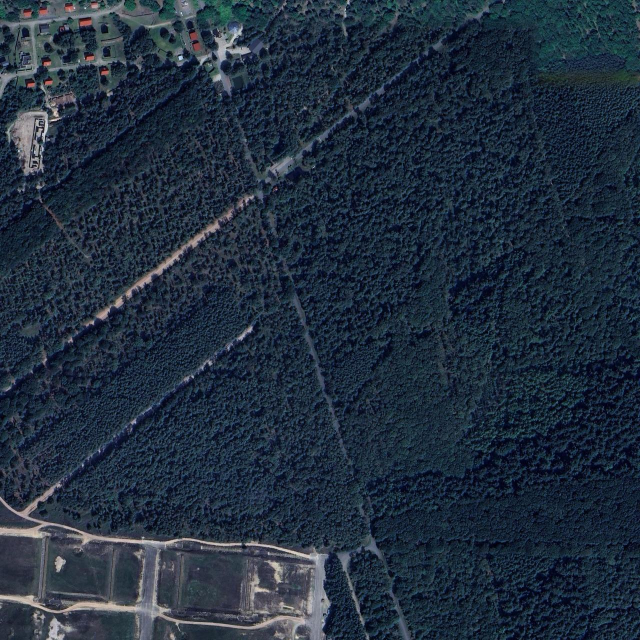
#> input picture high_resolution_image17.jpg, 1280 x 1280 px (shown at 1/2 size)
$ python AstarKeyPoints.py
#> lines starting #> are read from the running program, lines starting #| are printed output that depends on the picture
import cv2
import numpy as np
import matplotlib.pyplot as plt
from collections import deque
import time

startTime = time.time()
img = cv2.imread('high_resolution_image17.jpg')
#> img is the input picture: shape (1280, 1280, 3); mean B, G, R 62.3, 46.6, 33.2
gray = cv2.cvtColor(img, cv2.COLOR_BGR2GRAY)
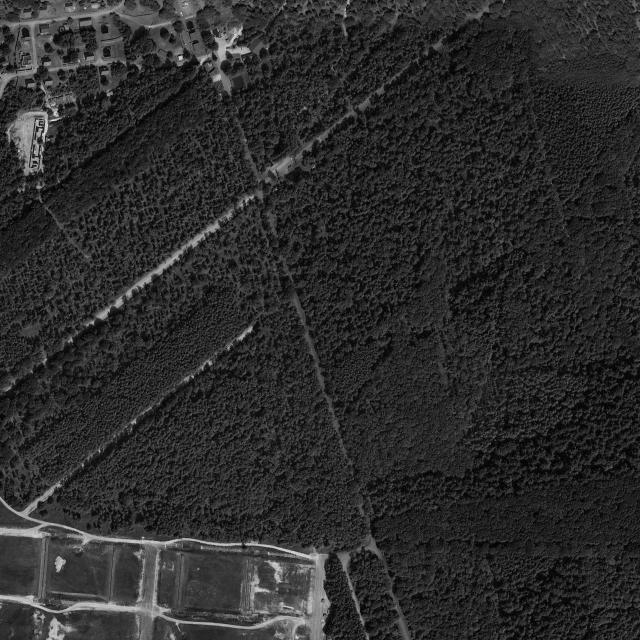
#> gray: shape (1280, 1280) (shown at 1/2 size); min 0, max 245, mean 44.4

# [18 lines of commented-out code are left out]

akaze = cv2.AKAZE_create()
keypoints, descriptors = akaze.detectAndCompute(img, None)
#> keypoints = 4103 keypoints; strongest (x, y, size): (120, 1126, 16.1), (361, 115, 5.7), (205, 629, 16.1), (237, 606, 11.4)
kp_image = cv2.drawKeypoints(img, keypoints, None, color=(0, 255, 0), flags=0)
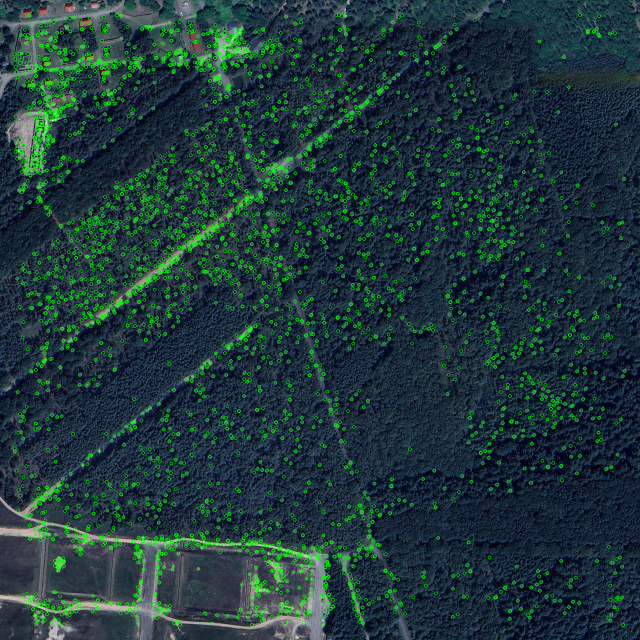
#> kp_image: shape (1280, 1280, 3) (shown at 1/2 size); mean B, G, R 58.6, 56.6, 30.7

# cv2.imwrite('akaze.jpg', kp_image)

pts = cv2.KeyPoint_convert(keypoints)
#> pts = 4103 pairs, first value 28.52 to 1248.7, second value 29.31 to 1249.7
x, y = pts[:, 0], pts[:, 1]
#> x = 4103 values, max 1248.7 at index 760, min 28.52 at index 86, mean 483.4; y = 4103 values, max 1249.7 at index 1150, min 29.31 at index 1, mean 589.5

### Here goes A* algo for path planning ###
### Thanks to https://github.com/VikashPR/18CSC305J-AI/blob/main/A_Star-BFS.py for code parts

class Graph:
    # example of adjacency list (or rather map)
    # adjacency_list = {
    # 'A': [('B', 1), ('C', 3), ('D', 7)],
    # 'B': [('D', 5)],
    # 'C': [('D', 12)]
    # }

    def __init__(self, adjacency_list):
        self.adjacency_list = adjacency_list

    def get_neighbors(self, v):
        return self.adjacency_list[v]

    # heuristic function with equal values for all nodes
    # [85 lines left out: functions h, a_star_algorithm, not called in this run]

def adjacencyListCreation(pts, startx, starty, finalx, finaly):
#> called with pts = array of shape (4103, 2), startx = 60, starty = 60, finalx = 700, finaly = 700
    pointsAndCoordinates = [[]]
    n = len(pts[:, 0])
#> n = 4103

    for i in range(1, n+1):
        pointsAndCoordinates.append([pts[i-1, 0], pts[i-1, 1]])
#> after the loop, pointsAndCoordinates = 4104 items, first 6: [], [677, 29.42], [1159.1, 29.31], [233.9, 30.45], [672.5, 29.87], [804, 30.27]

    pointsAndCoordinates.append([startx, starty])   # Start vertex is n
    pointsAndCoordinates.append([finalx, finaly])   # Final vertex is n+1

    N = n+2                            # Number of vertexes increased after addition of start and final vertexes
#> N = 4105

    obstaclesList = [[550, 550, 30], [700, 400, 50]]  # List of given circle obstacles with x,y,r values
    obstacles = []

    minRad = float('inf')

    for obstacle in obstaclesList:
        if obstacle[2] < minRad:
            minRad = obstacle[2]
        for i in range(1, N + 1):
            rad = np.sqrt(5) / 2 * obstacle[2]
            d = round(((obstacle[0] - pointsAndCoordinates[i][0]) ** 2 +
                       (obstacle[1] - pointsAndCoordinates[i][1]) ** 2) ** .5, 2)
            if d <= rad:
                obstacles.append(i)
#> after the loop, minRad = 30; obstacles = 58 values, max 3976 at index 21, min 351 at index 22, mean 1931.4
    # [15 lines of commented-out code are left out]

#> (the run stopped early here; a loop or call above may not have finished)

$ run again, with high_resolution_image16.jpg copied over high_resolution_image17.jpg
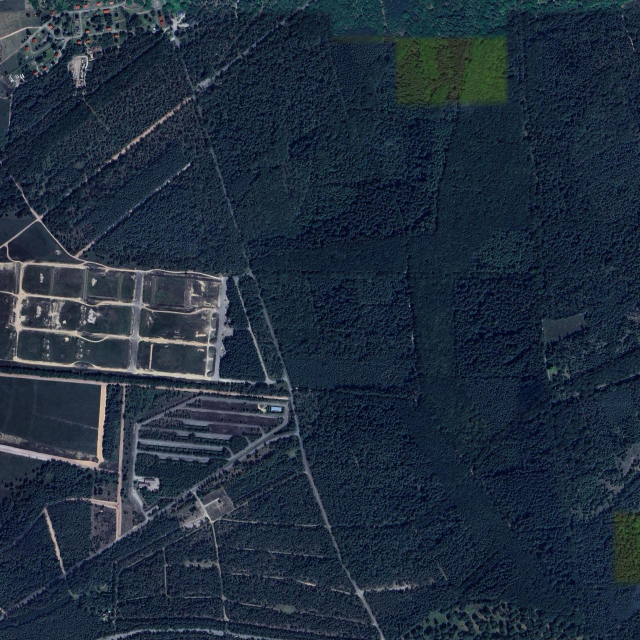
#> input picture high_resolution_image16.jpg, 1280 x 1280 px (shown at 1/2 size)
#> img is the input picture: shape (1280, 1280, 3); mean B, G, R 61.6, 45.9, 32.5
#> `gray = cv2.cvtColor(img, cv2.COLOR_BGR2GRAY)`:
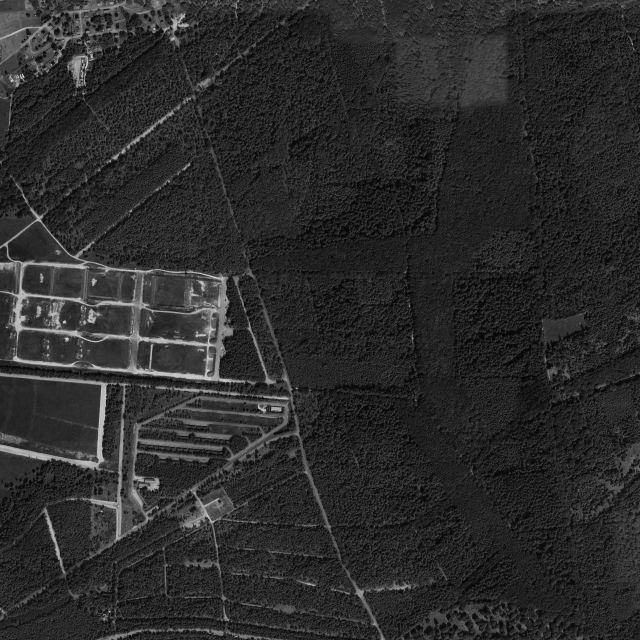
#> gray: shape (1280, 1280) (shown at 1/2 size); min 1, max 247, mean 43.7
#> keypoints = 2974 keypoints; strongest (x, y, size): (133, 678, 5.7), (187, 563, 8.1), (128, 644, 4.8), (307, 969, 16.1)
#> `kp_image = cv2.drawKeypoints(img, keypoints, None, color=(0, 255, 0), ..`:
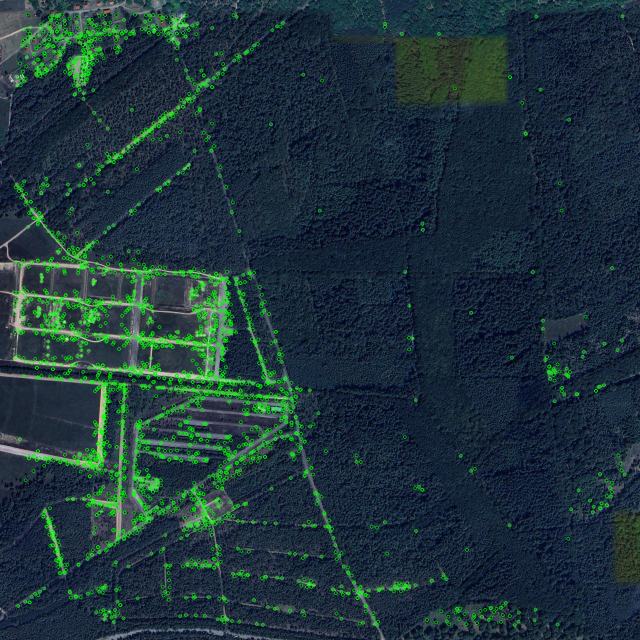
#> kp_image: shape (1280, 1280, 3) (shown at 1/2 size); mean B, G, R 58.5, 52.2, 30
#> pts = 2974 pairs, first value 28.52 to 1248.8, second value 28.56 to 1250.3
#> x = 2974 values, max 1248.8 at index 609, min 28.52 at index 290, mean 346.6; y = 2974 values, max 1250.3 at index 839, min 28.56 at index 0, mean 704
#> n = 2974
#> after the loop in adjacencyListCreation, `for i in range(1, n+1):`: pointsAndCoordinates = 2975 items, first 6: [], [54.78, 28.56], [124.2, 28.76], [209.8, 29.26], [269.6, 29.02], [104.3, 29.92]
#> N = 2976
#> after the loop in adjacencyListCreation, `for obstacle in obstaclesList:`: minRad = 30; obstacles = []
